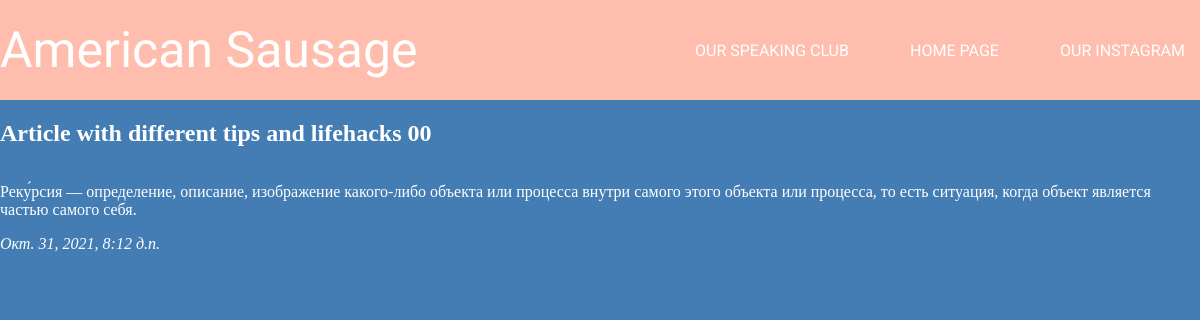
/tipsandlifehacks/1/, run on the app's committed database.
### myfirst/apps/articles/models.py (models this page shows, shortened)
class article_tal(models.Model):
	aTitle = models.CharField('Name of an Article', max_length = 50)
	aText = models.TextField('Text of an Article')
	pubDate = models.DateTimeField('Date of publication an Article')
	class Meta:
		verbose_name = 'Статья с полезными советами и лайфхаками'
		verbose_name_plural = 'Статьи с полезными советами и лайфхаками'

### myfirst/apps/articles/views.py (the view)
# urls.py: path('tipsandlifehacks/<int:article_tal_id>/', views.detail_tal, name = 'detail_tal'),
def detail_tal(request, article_tal_id):
	try:
		a = article_tal.objects.get( id = article_tal_id)
	except:
		raise Http404("")
	return render(request, 'articles/detail.html', {'article':a})

### myfirst/templates/articles/detail.html (shortened to what this page needs)
{% extends 'base.html' %}
{% block content %}
<h2>{{article.aTitle}} </h2>
<p>{{article.aText}} </p>
<em>{{article.pubDate}} </em>
{% endblock %}

### static/css/base_styles.css (style rules this page uses)
body { background-color: #447DB4; color: #FFFFFF; margin: 0px; padding: 0px; display: flex; flex-direction: column; }

### data on the page
article_tal: aTitle "Article with different tips and lifehacks 00", aText "Реку́рсия — определение, описание, изображение какого-либо объекта или процесса внутри самого этого объекта или процесса, то есть ситуация, когда объект является частью самого себя.", pubDate "Окт. 31, 2021, 8:12 д.п."
